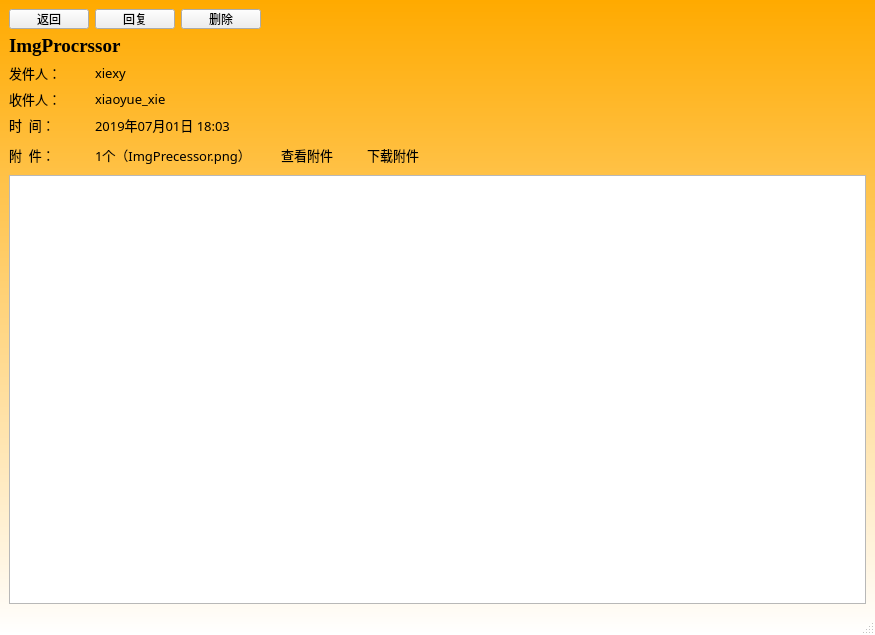
<?xml version="1.0" encoding="UTF-8"?>
<ui version="4.0">
 <class>Receiver</class>
 <widget class="QMainWindow" name="Receiver">
  <property name="geometry">
   <rect>
    <x>0</x>
    <y>0</y>
    <width>875</width>
    <height>635</height>
   </rect>
  </property>
  <property name="windowTitle">
   <string>MainWindow</string>
  </property>
  <property name="styleSheet">
   <string notr="true">#Receiver{background-color: qlineargradient(spread:pad, x1:0, y1:0, x2:0, y2:1, stop:0 rgba(255, 170, 0, 255), stop:1 rgba(255, 255, 255, 255));}</string>
  </property>
  <widget class="QWidget" name="centralwidget">
   <layout class="QHBoxLayout" name="horizontalLayout">
    <item>
     <layout class="QGridLayout" name="gridLayout_2">
      <item row="0" column="1">
       <widget class="QPushButton" name="Btn_reply">
        <property name="minimumSize">
         <size>
          <width>80</width>
          <height>20</height>
         </size>
        </property>
        <property name="maximumSize">
         <size>
          <width>80</width>
          <height>20</height>
         </size>
        </property>
        <property name="text">
         <string>回复</string>
        </property>
       </widget>
      </item>
      <item row="4" column="0">
       <widget class="QLabel" name="label3">
        <property name="font">
         <font>
          <family>新宋体</family>
          <pointsize>10</pointsize>
         </font>
        </property>
        <property name="text">
         <string>收件人：</string>
        </property>
        <property name="alignment">
         <set>Qt::AlignLeading|Qt::AlignLeft|Qt::AlignVCenter</set>
        </property>
       </widget>
      </item>
      <item row="6" column="3">
       <widget class="QPushButton" name="Btn_readatttach">
        <property name="font">
         <font>
          <family>新宋体</family>
          <pointsize>10</pointsize>
         </font>
        </property>
        <property name="text">
         <string>查看附件</string>
        </property>
        <property name="flat">
         <bool>true</bool>
        </property>
       </widget>
      </item>
      <item row="0" column="0">
       <widget class="QPushButton" name="Btn_back">
        <property name="minimumSize">
         <size>
          <width>80</width>
          <height>20</height>
         </size>
        </property>
        <property name="maximumSize">
         <size>
          <width>80</width>
          <height>20</height>
         </size>
        </property>
        <property name="text">
         <string>返回</string>
        </property>
       </widget>
      </item>
      <item row="6" column="4">
       <widget class="QPushButton" name="Btn_readatttach_2">
        <property name="font">
         <font>
          <family>新宋体</family>
          <pointsize>10</pointsize>
         </font>
        </property>
        <property name="text">
         <string>下载附件</string>
        </property>
        <property name="flat">
         <bool>true</bool>
        </property>
       </widget>
      </item>
      <item row="6" column="1" colspan="2">
       <widget class="QLabel" name="label_attachname">
        <property name="font">
         <font>
          <family>新宋体</family>
          <pointsize>10</pointsize>
         </font>
        </property>
        <property name="text">
         <string>1个（ImgPrecessor.png）</string>
        </property>
       </widget>
      </item>
      <item row="3" column="0">
       <widget class="QLabel" name="label2">
        <property name="font">
         <font>
          <family>新宋体</family>
          <pointsize>10</pointsize>
         </font>
        </property>
        <property name="text">
         <string>发件人：</string>
        </property>
        <property name="alignment">
         <set>Qt::AlignLeading|Qt::AlignLeft|Qt::AlignVCenter</set>
        </property>
       </widget>
      </item>
      <item row="5" column="0">
       <widget class="QLabel" name="label8">
        <property name="font">
         <font>
          <family>新宋体</family>
          <pointsize>10</pointsize>
         </font>
        </property>
        <property name="text">
         <string>时  间：</string>
        </property>
        <property name="alignment">
         <set>Qt::AlignLeading|Qt::AlignLeft|Qt::AlignVCenter</set>
        </property>
       </widget>
      </item>
      <item row="0" column="2">
       <widget class="QPushButton" name="Btn_delete">
        <property name="minimumSize">
         <size>
          <width>80</width>
          <height>20</height>
         </size>
        </property>
        <property name="maximumSize">
         <size>
          <width>80</width>
          <height>20</height>
         </size>
        </property>
        <property name="text">
         <string>删除</string>
        </property>
       </widget>
      </item>
      <item row="6" column="0">
       <widget class="QLabel" name="label5">
        <property name="font">
         <font>
          <family>新宋体</family>
          <pointsize>10</pointsize>
         </font>
        </property>
        <property name="text">
         <string>附  件：</string>
        </property>
        <property name="alignment">
         <set>Qt::AlignLeading|Qt::AlignLeft|Qt::AlignVCenter</set>
        </property>
       </widget>
      </item>
      <item row="6" column="5">
       <spacer name="horizontalSpacer">
        <property name="orientation">
         <enum>Qt::Horizontal</enum>
        </property>
        <property name="sizeHint" stdset="0">
         <size>
          <width>40</width>
          <height>20</height>
         </size>
        </property>
       </spacer>
      </item>
      <item row="7" column="0" colspan="6">
       <widget class="QTextBrowser" name="textBrowser">
        <property name="styleSheet">
         <string notr="true">border-image: url(:/background/bg_receivertoum.png);

</string>
        </property>
       </widget>
      </item>
      <item row="4" column="1" colspan="5">
       <widget class="QLabel" name="label_reciever">
        <property name="font">
         <font>
          <family>新宋体</family>
          <pointsize>10</pointsize>
         </font>
        </property>
        <property name="text">
         <string>xiaoyue_xie&lt;xiaoyue_xie@126.com&gt;</string>
        </property>
       </widget>
      </item>
      <item row="5" column="1" colspan="5">
       <widget class="QLabel" name="label_time">
        <property name="font">
         <font>
          <family>新宋体</family>
          <pointsize>10</pointsize>
         </font>
        </property>
        <property name="text">
         <string>2019年07月01日 18:03 </string>
        </property>
       </widget>
      </item>
      <item row="3" column="1" colspan="5">
       <widget class="QLabel" name="label_sender">
        <property name="font">
         <font>
          <family>新宋体</family>
          <pointsize>10</pointsize>
         </font>
        </property>
        <property name="text">
         <string>xiexy&lt;xiexy@nwafu.edu.cn&gt;</string>
        </property>
       </widget>
      </item>
      <item row="2" column="0" colspan="6">
       <widget class="QLabel" name="label_Title">
        <property name="font">
         <font>
          <family>Times New Roman</family>
          <pointsize>14</pointsize>
          <weight>75</weight>
          <bold>true</bold>
         </font>
        </property>
        <property name="text">
         <string>ImgProcrssor</string>
        </property>
       </widget>
      </item>
      <item row="0" column="5">
       <spacer name="horizontalSpacer_2">
        <property name="orientation">
         <enum>Qt::Horizontal</enum>
        </property>
        <property name="sizeHint" stdset="0">
         <size>
          <width>40</width>
          <height>20</height>
         </size>
        </property>
       </spacer>
      </item>
     </layout>
    </item>
   </layout>
  </widget>
  <widget class="QMenuBar" name="menubar">
   <property name="geometry">
    <rect>
     <x>0</x>
     <y>0</y>
     <width>875</width>
     <height>23</height>
    </rect>
   </property>
  </widget>
  <widget class="QStatusBar" name="statusbar"/>
 </widget>
 <resources/>
 <connections/>
</ui>
